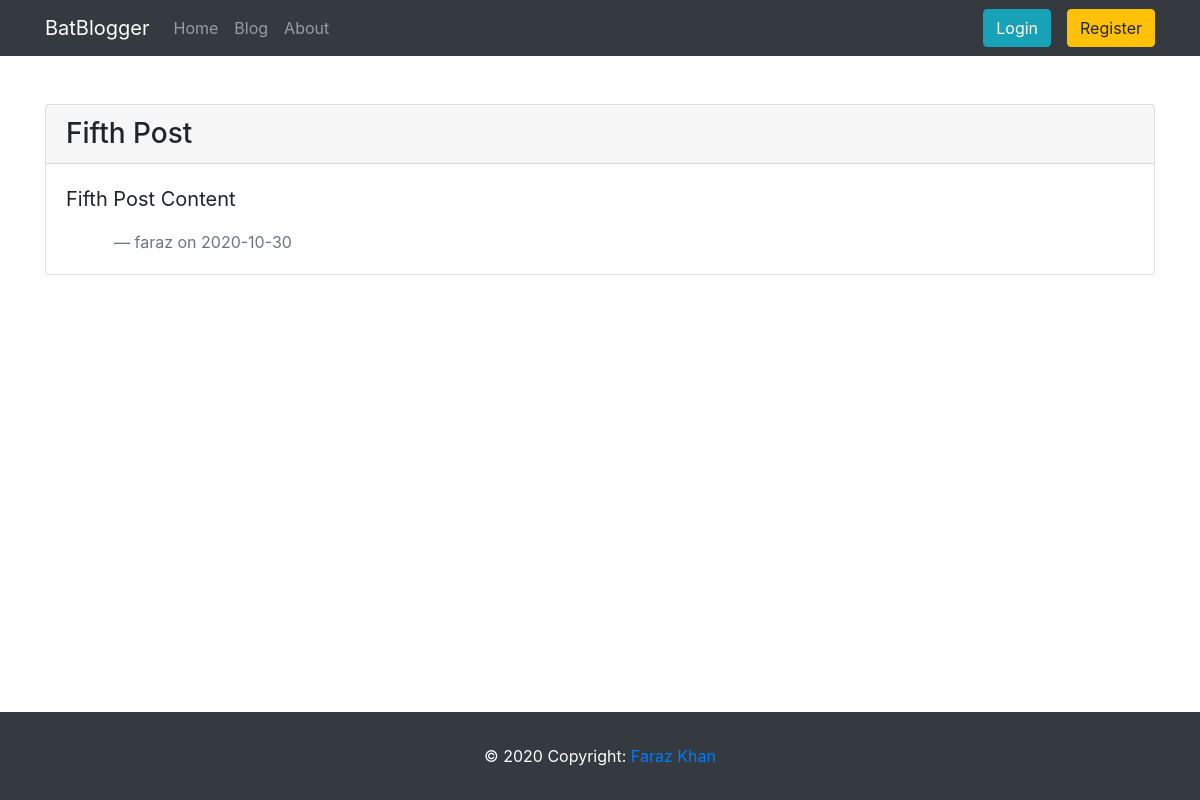
The app's page /blog/5 with its own data.
### blog/models.py (models this page shows, shortened)
class Post(db.Model):
    id = db.Column(db.Integer,primary_key=True)
    title = db.Column(db.String(100),nullable=False)
    date_posted = db.Column(db.DateTime,nullable=False,default=datetime.utcnow())
    content = db.Column(db.Text,nullable=False)
    user_id = db.Column(db.Integer,db.ForeignKey('user.id'),nullable=False)

class User(db.Model,UserMixin):
    id = db.Column(db.Integer,primary_key=True)
    username = db.Column(db.String(20),unique=True,nullable=False)
    email = db.Column(db.String(100),unique=True,nullable=False)
    image_file = db.Column(db.String(20),nullable=False,default='default.jpg')
    password = db.Column(db.String(60),nullable=False)
    posts = db.relationship('Post',backref='author',lazy=True)

### blog/routes.py (the view)
@app.route("/blog/<int:id>")
def post(id):
    post = Post.query.get_or_404(id)
    return render_template('readblog.html',post=post)

### blog/templates/readblog.html (shortened to what this page needs)
{% extends "base.html" %}
{% block content %}
<div style="margin-bottom:200px;" class="container">
<div class="card my-5">
    <div class="card-header">
        <h3 class="d-inline">{{post.title}}</h3>
    </div>
    <div class="card-body">
      <blockquote class="blockquote mb-0">
        {{post.content | markdown}}
        <footer class="ml-5 blockquote-footer">{{post.author.username}} on {{post.date_posted.strftime('%Y-%m-%d')}}</footer>
      </blockquote>
    </div>
</div>
</div>
{% endblock content %}

### records on screen
Post: title "Fifth Post", content "Fifth Post Content", date_posted "2020-10-30"
User: author.username "faraz"
